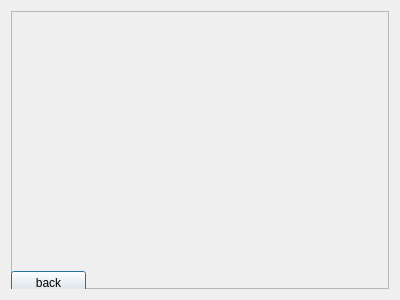
<?xml version="1.0" encoding="UTF-8"?>
<ui version="4.0">
 <class>Chufang_Dialog</class>
 <widget class="QDialog" name="Chufang_Dialog">
  <property name="geometry">
   <rect>
    <x>0</x>
    <y>0</y>
    <width>400</width>
    <height>300</height>
   </rect>
  </property>
  <property name="windowTitle">
   <string>Dialog</string>
  </property>
  <layout class="QHBoxLayout" name="horizontalLayout">
   <item>
    <widget class="QFrame" name="frame">
     <property name="frameShape">
      <enum>QFrame::StyledPanel</enum>
     </property>
     <property name="frameShadow">
      <enum>QFrame::Raised</enum>
     </property>
     <widget class="QPushButton" name="chu_back">
      <property name="geometry">
       <rect>
        <x>0</x>
        <y>260</y>
        <width>75</width>
        <height>23</height>
       </rect>
      </property>
      <property name="text">
       <string>back</string>
      </property>
     </widget>
    </widget>
   </item>
  </layout>
 </widget>
 <resources/>
 <connections/>
</ui>
